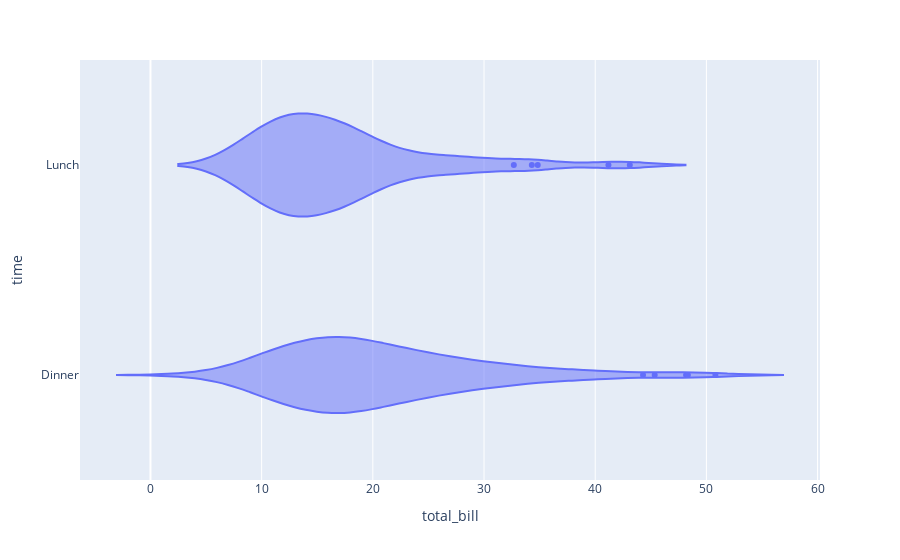

The cell this chart's notebook holds for it:
### Code cell
px.violin(df, y='time', x='total_bill')

### Figure 1 — Plotly figure (JSON) as saved in the notebook; plotly's stock layout.template omitted (floating-point values rounded to 4 significant figures; data arrays with more than 128 entries replaced by an {"elided": "..."} marker saying what was removed)
{"data": [{"alignmentgroup": "True", "box": {"visible": false}, "hovertemplate": "total_bill=%{x}<br>time=%{y}<extra></extra>", "legendgroup": "", "marker": {"color": "#636efa"}, "name": "", "offsetgroup": "", "orientation": "h", "scalegroup": "True", "showlegend": false, "type": "violin", "x": {"elided": "244 float values"}, "x0": " ", "xaxis": "x", "y": {"elided": "244 str values"}, "y0": " ", "yaxis": "y"}], "layout": {"legend": {"tracegroupgap": 0}, "margin": {"t": 60}, "violinmode": "group", "xaxis": {"anchor": "y", "domain": [0, 1], "title": {"text": "total_bill"}}, "yaxis": {"anchor": "x", "domain": [0, 1], "title": {"text": "time"}}}}
